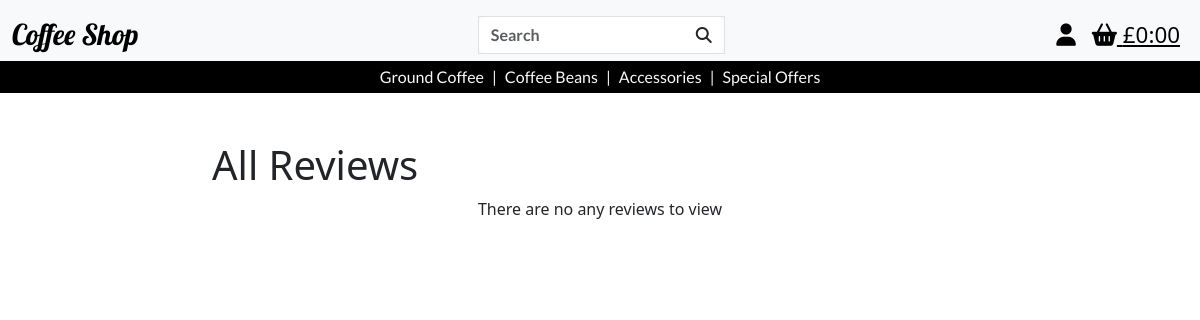
Before: /reviews/view_reviews/ (signed in) with the older database file.
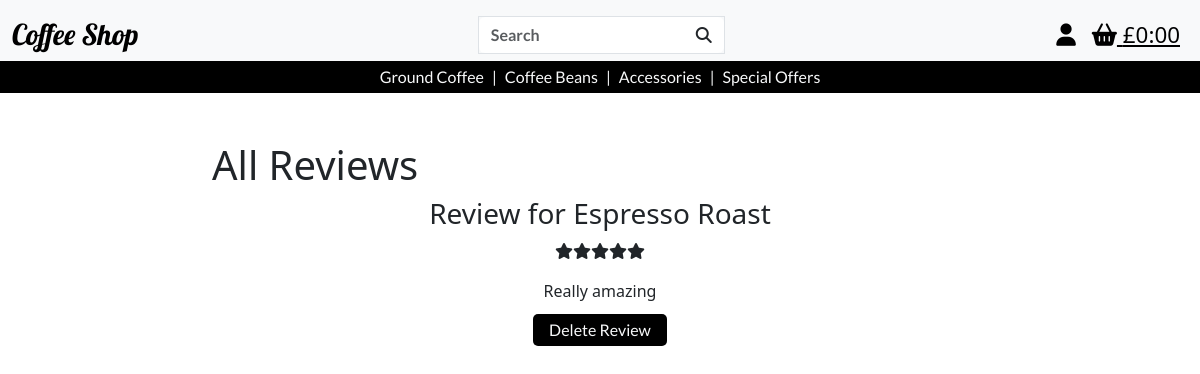
After: the same page with the newer database file.
### reviews/models.py (models this page shows, shortened)
class Reviews(models.Model):
    class Meta:
        verbose_name_plural = 'reviews'
    product = models.ForeignKey('products.Product', on_delete=models.SET_NULL, null=True, blank=False, related_name='reviews')
    user = models.ForeignKey(
        UserProfile, on_delete=models.CASCADE, null=False, blank=False, related_name='reviews'
    )
    review_id = models.AutoField(primary_key=True)
    review = models.TextField(max_length=1000, blank=True)
    rating = models.FloatField(validators=[MinValueValidator(
        1), MaxValueValidator(5)], null=False, blank=False)
    created_at = models.DateTimeField(auto_now_add=True)
    updated_at = models.DateTimeField(auto_now=True)

### products/models.py (models this page shows, shortened)
class Product(models.Model):
    category = models.ForeignKey(
        'Category', null=True, blank=True, on_delete=models.SET_NULL)
    sku = models.CharField(max_length=254, null=True, blank=True)
    product_name = models.CharField(max_length=254)
    description = models.TextField()
    price = models.DecimalField(max_digits=6, decimal_places=2)
    image_url = models.URLField(max_length=1024, null=True, blank=True)
    image = models.ImageField(null=True, blank=True)

### reviews/views.py (the view)
# urls.py: path('view_reviews/', views.view_all_reviews, name='view_all_reviews'),
@login_required
def view_all_reviews(request):
    if not request.user.is_superuser:
        messages.error(request, 'Sorry, only store owners can do that.')
        return redirect(reverse('home'))
    else:
        reviews = Reviews.objects.all()
        context = {
            'reviews': reviews
        }
        return render(request, 'reviews/view_all_reviews.html', context)

### bag/contexts.py (called while the page is built, shortened)
def bag_contents(request):
    bag_items = []
    total = 0
    product_count = 0
    bag = request.session.get('bag', {})
    if total < settings.FREE_DELIVERY_THRESHOLD:
        delivery = total * Decimal(settings.STANDARD_DELIVERY_PERCENTAGE / 100)
        free_delivery_delta = settings.FREE_DELIVERY_THRESHOLD - total
    else:
        delivery = 0
        free_delivery_delta = 0
    grand_total = delivery + total
    context = {
        'bag_items' : bag_items,
        'total' : total,
        'product_count' : product_count,
        'delivery': delivery,
        'free_delivery_delta' : free_delivery_delta,
        'free_delivery_threshold' : settings.FREE_DELIVERY_THRESHOLD,
        'grand_total' : grand_total,
    }
    return context

### reviews/templates/reviews/view_all_reviews.html
{% extends 'base.html' %} {% load static %} {% block extra_css %}
<link rel="stylesheet" href="{% static 'css/products.css' %}" />
{% endblock%} {% block content %}
<div class="container-fluid">
  <div class="row justify-content-center">
    <div class="col-8 mt-5 products-header">
      <h1>All Reviews</h1>
    </div>
  </div>
</div>
<div class="text-center">
  {% if reviews %} {% for review in reviews %}
  <h3>Review for {{ review.product.product_name }}</h3> {% if review.rating == 1 %}
  <p><i class="fa-solid fa-star"></i></p>
  {% elif review.rating == 2 %}
  <p><i class="fa-solid fa-star"></i><i class="fa-solid fa-star"></i></p>
  {% elif review.rating == 3 %}
  <p>
    <i class="fa-solid fa-star"></i><i class="fa-solid fa-star"></i
    ><i class="fa-solid fa-star"></i>
  </p>
  {% elif review.rating == 4 %}
  <p>
    <i class="fa-solid fa-star"></i><i class="fa-solid fa-star"></i
    ><i class="fa-solid fa-star"></i><i class="fa-solid fa-star"></i>
  </p>
  {% elif review.rating == 5 %}
  <p>
    <i class="fa-solid fa-star"></i><i class="fa-solid fa-star"></i
    ><i class="fa-solid fa-star"></i><i class="fa-solid fa-star"></i
    ><i class="fa-solid fa-star"></i>
  </p>
  {% endif %}
  <p>{{ review.review }}</p>
  {% if request.user.is_authenticated %}
  {% if request.user == review.user or request.user.is_superuser %}
  <a href="{% url 'delete_review' review.review_id %}" class="products-button"
    >Delete Review</a
  >
  {% endif %} {% endif %} {% endfor %} {% else %}
  <p>There are no any reviews to view</p>
  {% endif %}
</div>
{% endblock %}

Changed rows visible on the page:
added Reviews: product.product_name "Espresso Roast", rating 5 (drawn), review "Really amazing", shows "Delete Review"
Other visible differences:
text no longer shown: "There are no any reviews to view"
